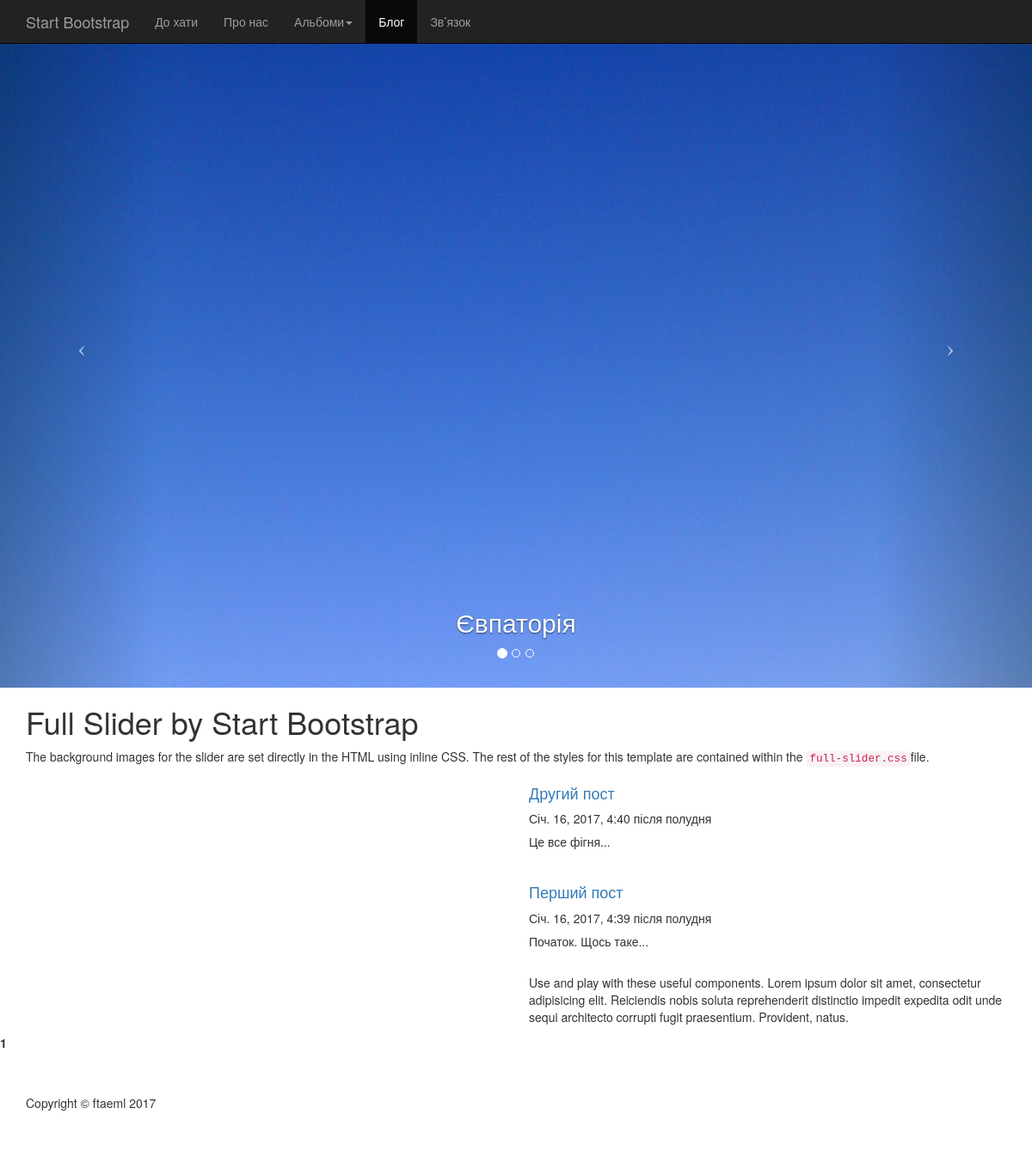
Screenshot of /blog/ with the database file from the repository.
### gallery/models.py (models this page shows, shortened)
class Limn(models.Model):
    image = models.ImageField(upload_to="grafity")
    description = models.CharField(blank=True, max_length=100)
    ty_pe = models.ForeignKey(Type)
    album = models.ForeignKey(Album)
    user = models.ForeignKey(User, verbose_name="Автор")
    published_date = models.DateTimeField(auto_created=True, verbose_name="Дата")

### blog/models.py (models this page shows, shortened)
class Post(models.Model):
    title = models.CharField(max_length=30, verbose_name="Титул")
    content = models.TextField(verbose_name="Вміст")
    published_date = models.DateTimeField(auto_created=True, verbose_name="Дата публікації")
    album = models.ForeignKey(Album, verbose_name="Альбом")
    user = models.ForeignKey(User, verbose_name="Автор")
    class Meta:
        verbose_name = "Повідомлення"
        verbose_name_plural = "Повідомлення"

### blog/views.py (the view)
def index(request):
    posts = Post.objects.all().order_by("-published_date")
    paginator = Paginator(posts, 2)
    page = request.GET.get('page')
    try:
        posts = paginator.page(page)
    except PageNotAnInteger:
        posts = paginator.page(1)
    except EmptyPage:
        posts = paginator.page(paginator.num_pages)
    context = {"posts": posts}
    context.update(carusel())
    return render(request, "blog/index.html", context)

### gallery/views.py (called while the page is built)
def carusel():
    images = Limn.objects.filter(ty_pe_id=4)
    return {"images": images}

### templates/blog/index.html (shortened to what this page needs)
{% extends "base.html" %}
{% load staticfiles %}
{% load i18n %}
{% block menu %}
    {% include "menu.html" with is_index=True %}
{% endblock menu %}
{% block content %}
    <div class="container">
    <div class="row">
        <div class="col-lg-12">
            <h1>Full Slider by Start Bootstrap</h1>
            <p>The background images for the slider are set directly in the HTML using inline CSS. The rest of the styles for this template are contained within the <code>full-slider.css</code>file.</p>
        </div>
    </div>
    </div>
                <div class="row">
                    <div class="col-md-6 col-md-push-6 fh5co-intro-sub">
                        {% for post in posts %}
                            <h4><a href="{% url "post" id=post.pk %}">{{ post.title }}</a></h4>
                            <p>{{ post.published_date }}</p>
                            <h5>{{ post.content|truncatewords:20 }}</h5>
                        {% endfor %}
                        <p>Use and play with these useful components. Lorem ipsum dolor sit amet, consectetur adipisicing elit. Reiciendis nobis soluta reprehenderit distinctio impedit expedita odit unde sequi architecto corrupti fugit praesentium. Provident, natus.</p>
                    </div>
                </div>
    <div class="pageLink next">
                    {% for num in posts.paginator.page_range %}
                        {% if num == posts.number %}
                            <span class="current"><b>{{ num }}</b></span>
                        {% else %}
                            <a href="?page={{ num }}"> {{ num }}</a>
                        {% endif %}
                    {% endfor %}
                </div>
{% endblock %}

### templates/carusel.html (shortened to what this page needs)
{% load thumbnail %}
<header id="myCarousel" class="carousel slide">
    <ol class="carousel-indicators">
        <li data-target="#myCarousel" data-slide-to="0" class="active"></li>
        <li data-target="#myCarousel" data-slide-to="1"></li>
        <li data-target="#myCarousel" data-slide-to="2"></li>
    </ol>
    <div class="carousel-inner">
        {% for img in images %}
            {% if forloop.first %}
                <div class="active item">
            {% else %}
                <div class="item">
            {% endif %}
        <div class="fill" style="background-image:url('{{ img.image|thumbnail_url:'show' }}');"></div>
        <div class="carousel-caption">
            <h2>{{ img.description }}</h2>
        </div>
        </div>
        {% endfor %}
        </div>
        <a class="left carousel-control" href="#myCarousel" data-slide="prev">
            <span class="icon-prev"></span>
        </a>
        <a class="right carousel-control" href="#myCarousel" data-slide="next">
            <span class="icon-next"></span>
        </a>
</header>

### static/css/full-slider.css (style rules this page uses)
html, body { height: 100%; }
.carousel, .item, .active { height: 100%; }
.carousel-inner { height: 100%; }
.fill { width: 100%; height: 100%; background-position: center; -webkit-background-size: cover; -moz-background-size: cover; background-size: cover; -o-background-size: cover; }

### rows the page displays
Limn: image|thumbnail_url (picture), description "Євпаторія"
Post: title "Другий пост", published_date "Січ. 16, 2017, 4:40 після полудня", content "Це все фігня..."
Post: title "Перший пост", published_date "Січ. 16, 2017, 4:39 після полудня", content "Початок. Щось таке..."

### other values shown
{{ num }} "1"
